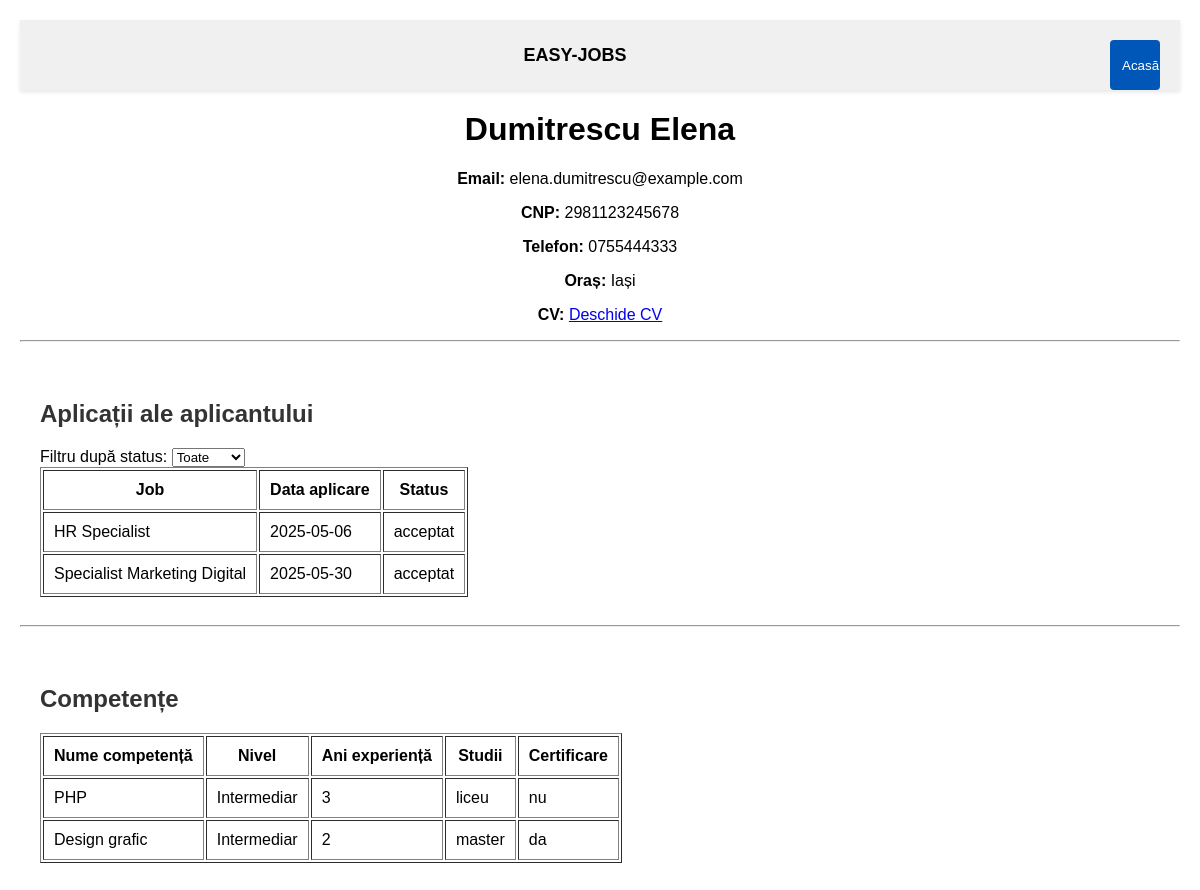
The app's page /aplicant.php?id=7 with its own data.
### tables this page shows
CREATE TABLE `aplicanti` (
  `id_aplicant` int(11) NOT NULL,
  `nume` varchar(255) NOT NULL,
  `prenume` varchar(255) DEFAULT NULL,
  `email` varchar(255) NOT NULL,
  `CNP` varchar(255) DEFAULT NULL,
  `telefon` varchar(50) DEFAULT NULL,
  `cv_link` varchar(255) DEFAULT NULL,
  `id_adresa` int(11) DEFAULT NULL
);

CREATE TABLE `adrese` (
  `id_adresa` int(11) NOT NULL,
  `oras` varchar(100) DEFAULT NULL,
  `strada` varchar(255) DEFAULT NULL,
  `cod_postal` varchar(10) DEFAULT NULL
);

CREATE TABLE `aplicari` (
  `id_aplicare` int(11) NOT NULL,
  `id_job` int(11) NOT NULL,
  `id_aplicant` int(11) NOT NULL,
  `data_aplicare` date DEFAULT curdate(),
  `id_status` int(11) DEFAULT NULL
);

CREATE TABLE `joburi` (
  `id_job` int(11) NOT NULL,
  `titlu` varchar(255) NOT NULL,
  `descriere` text DEFAULT NULL,
  `id_companie` int(11) DEFAULT NULL,
  `status` int(11) DEFAULT NULL,
  `locuri_valabile` int(11) DEFAULT NULL,
  `id_departament` int(11) DEFAULT NULL
);

CREATE TABLE `status_aplicare` (
  `id_status` int(11) NOT NULL,
  `denumire` varchar(50) DEFAULT NULL
);

CREATE TABLE `competente_aplicanti` (
  `id_competenta` int(11) DEFAULT NULL,
  `id_aplicant` int(11) DEFAULT NULL,
  `certificare` int(11) DEFAULT NULL
);

CREATE TABLE `competente` (
  `id_competenta` int(11) NOT NULL,
  `ani_experienta` int(11) DEFAULT NULL,
  `nume_competenta` varchar(255) DEFAULT NULL,
  `id_nivel_competenta` int(11) DEFAULT NULL,
  `id_nivel_studii` int(11) DEFAULT NULL
);

CREATE TABLE `nivel_competenta` (
  `id_nivel_competenta` int(11) NOT NULL,
  `denumire` varchar(50) DEFAULT NULL
);

CREATE TABLE `nivel_studii` (
  `id_nivel_studii` int(11) NOT NULL,
  `denumire` varchar(100) DEFAULT NULL
);

### aplicant.php (the view, shortened to what this page needs)
<?php
include('db.php');
?>
<!DOCTYPE html>
<html lang="ro">
<head>
    <link rel="stylesheet" href="style.css">
</head>
<body>
<div class="taskbar">
    <div class="titlu">EASY-JOBS</div>
    <div style="display: flex; justify-content: flex-end;">
        <form action="index.php" method="get">
            <button type="submit" class="btn-home" title="Pagina principală">Acasă</button>
        </form>
    </div>
</div>
<?php
if (isset($_GET['id'])) {
    $id_aplicant = $_GET['id'];
    $stmt = $conn->prepare("
        SELECT a.nume, a.prenume, a.email, a.CNP, a.telefon, ad.oras, a.cv_link
        FROM aplicanti a
        JOIN adrese ad ON a.id_adresa = ad.id_adresa
        WHERE a.id_aplicant = ?");
    $stmt->bind_param("i", $id_aplicant);
    $stmt->execute();
    $stmt->bind_result($nume, $prenume, $email, $cnp, $telefon, $oras, $cv_link);
    $stmt->fetch();
?>
<div align="center">
    <h1><?php echo "$nume $prenume"; ?></h1>
    <p><strong>Email:</strong> <?php echo htmlspecialchars($email); ?></p>
    <?php if ($cnp) echo "<p><strong>CNP:</strong> " . htmlspecialchars($cnp) . "</p>"; ?>
    <?php if ($telefon) echo "<p><strong>Telefon:</strong> " . htmlspecialchars($telefon) . "</p>"; ?>
    <?php if ($oras) echo "<p><strong>Oraș:</strong> " . htmlspecialchars($oras) . "</p>"; ?>
    <?php if ($cv_link) echo "<p><strong>CV:</strong> <a href='" . htmlspecialchars($cv_link) . "' target='_blank'>Deschide CV</a></p>"; ?>
</div>
<hr>
<div class="container" style="padding: 20px;">
    <h2>Aplicații ale aplicantului</h2>
    <form method="get" action="">
        <label for="filtru">Filtru după status:</label>
        <select name="filtru" id="filtru" onchange="this.form.submit()">
            <option value="">Toate</option>
        </select>
    </form>
    <table border="1" cellpadding="10">
        <tr>
            <th>Job</th>
            <th>Data aplicare</th>
            <th>Status</th>
        </tr>
<?php
    $filtru = isset($_GET['filtru']) ? $_GET['filtru'] : '';
    if ($filtru !== "") {
        $stmt = $conn->prepare("
            SELECT j.titlu, a.data_aplicare, sa.denumire
            FROM aplicari a
            JOIN joburi j ON a.id_job = j.id_job
            JOIN status_aplicare sa ON a.id_status = sa.id_status
            WHERE a.id_aplicant = ? AND a.id_status = ?");
        $stmt->bind_param("ii", $id_aplicant, $filtru);
    } else {
        $stmt = $conn->prepare("
            SELECT j.titlu, a.data_aplicare, sa.denumire
            FROM aplicari a
            JOIN joburi j ON a.id_job = j.id_job
            JOIN status_aplicare sa ON a.id_status = sa.id_status
            WHERE a.id_aplicant = ?");
        $stmt->bind_param("i", $id_aplicant);
    }
    $stmt->execute();
    $result = $stmt->get_result();
    while ($row = $result->fetch_assoc()) {
        echo "<tr>
            <td>" . htmlspecialchars($row['titlu']) . "</td>
            <td>" . htmlspecialchars($row['data_aplicare']) . "</td>
            <td>" . htmlspecialchars($row['denumire']) . "</td>
        </tr>";
    }
?>
    </table>
</div>
<hr>
<div class="container" style="padding: 20px;">
    <h2>Competențe</h2>
    <table border="1" cellpadding="10">
        <tr>
            <th>Nume competență</th>
            <th>Nivel</th>
            <th>Ani experiență</th>
            <th>Studii</th>
            <th>Certificare</th>
        </tr>
<?php
    $stmt = $conn->prepare("
        SELECT c.nume_competenta, nc.denumire AS nivel, c.ani_experienta,
               ns.denumire AS studii, ca.certificare
        FROM competente_aplicanti ca
        JOIN competente c ON ca.id_competenta = c.id_competenta
        JOIN nivel_competenta nc ON c.id_nivel_competenta = nc.id_nivel_competenta
        JOIN nivel_studii ns ON c.id_nivel_studii = ns.id_nivel_studii
        WHERE ca.id_aplicant = ?");
    $stmt->bind_param("i", $id_aplicant);
    $stmt->execute();
    $result = $stmt->get_result();
    while ($row = $result->fetch_assoc()) {
        $certificare = ($row['certificare'] == 1) ? 'da' : 'nu';
        echo "<tr>
            <td>" . htmlspecialchars($row['nume_competenta']) . "</td>
            <td>" . htmlspecialchars($row['nivel']) . "</td>
            <td>" . htmlspecialchars($row['ani_experienta']) . "</td>
            <td>" . htmlspecialchars($row['studii']) . "</td>
            <td>" . $certificare . "</td>
        </tr>";
    }
?>
    </table>
</div>
<?php } else { ?>
    <div align="center"><h2>ID-ul aplicantului nu a fost specificat.</h2></div>
<?php } ?>
</body>
</html>

### style.css (style rules this page uses)
.taskbar { display: flex; align-items: center; justify-content: space-between; background-color: #f0f0f0; padding: 10px 20px; box-shadow: 0 2px 4px rgba(0,0,0,0.1); height: 50px; }
.taskbar .titlu { flex-grow: 1; text-align: center; font-weight: bold; font-size: 18px; }
.taskbar form { margin: 0; }
.btn-home { background-color: transparent; border: none; cursor: pointer; width: 50px; height: 50px; }
body { margin: 20px; font-family: Arial, sans-serif; }
form[action="index.php"] { margin-top: 20px; display: flex; flex-wrap: wrap; align-items: center; gap: 10px; }
form[action="index.php"] button { background-color: #0057b7; color: white; padding: 7px 12px; border: none; border-radius: 4px; cursor: pointer; }
h2 { margin-top: 30px; color: #333; }

### records on screen
aplicanti: nume "Dumitrescu", prenume "Elena", email "elena.dumitrescu@example.com", CNP "2981123245678", telefon "0755444333", id_adresa.oras "Iași"
aplicari: id_job.titlu "HR Specialist", data_aplicare "2025-05-06", id_status.denumire "acceptat"
aplicari: id_job.titlu "Specialist Marketing Digital", data_aplicare "2025-05-30", id_status.denumire "acceptat"
competente_aplicanti: id_competenta.nume_competenta "PHP", nivel_competenta.denumire "Intermediar", id_competenta.ani_experienta "3", nivel_studii.denumire "liceu", certificare "nu"
competente_aplicanti: id_competenta.nume_competenta "Design grafic", nivel_competenta.denumire "Intermediar", id_competenta.ani_experienta "2", nivel_studii.denumire "master", certificare "da"
